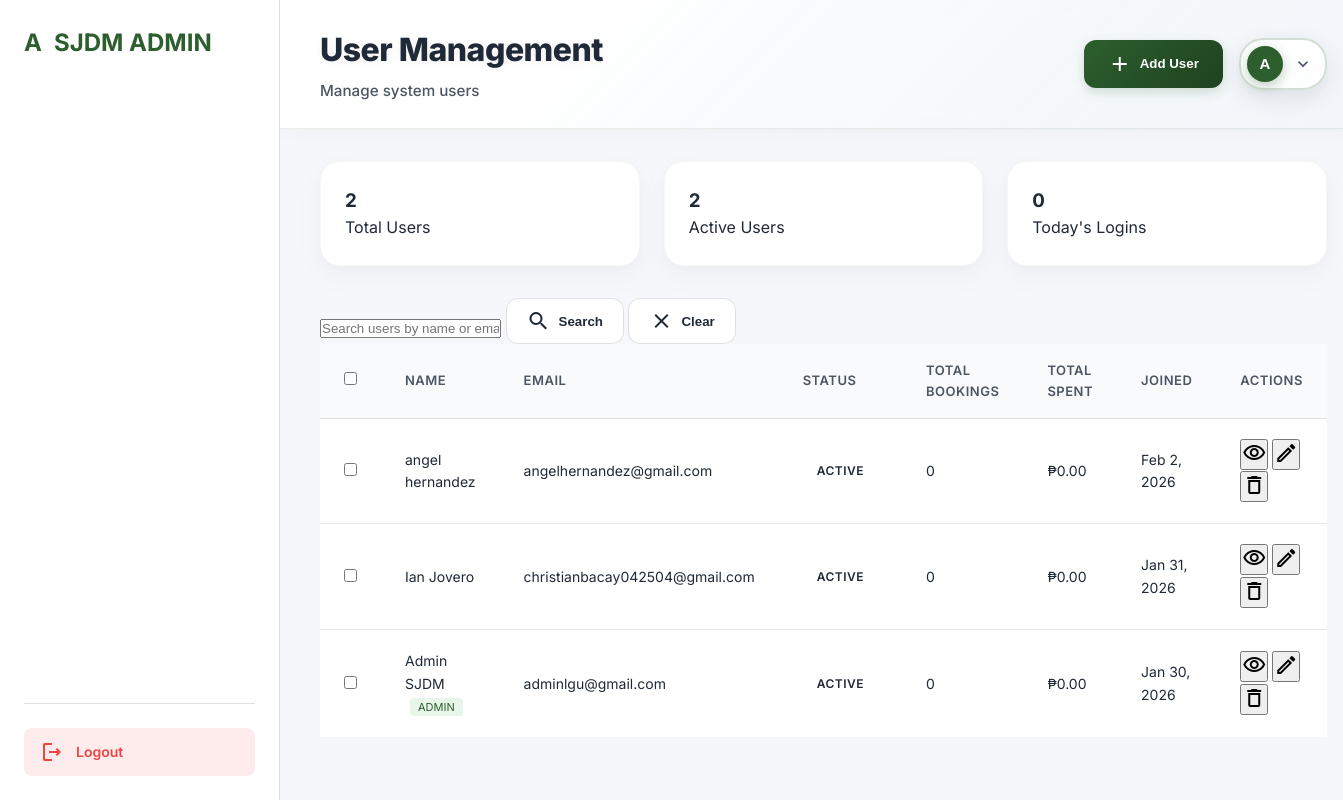
The page /admin/user-management.php (signed in) on the database as committed earlier.
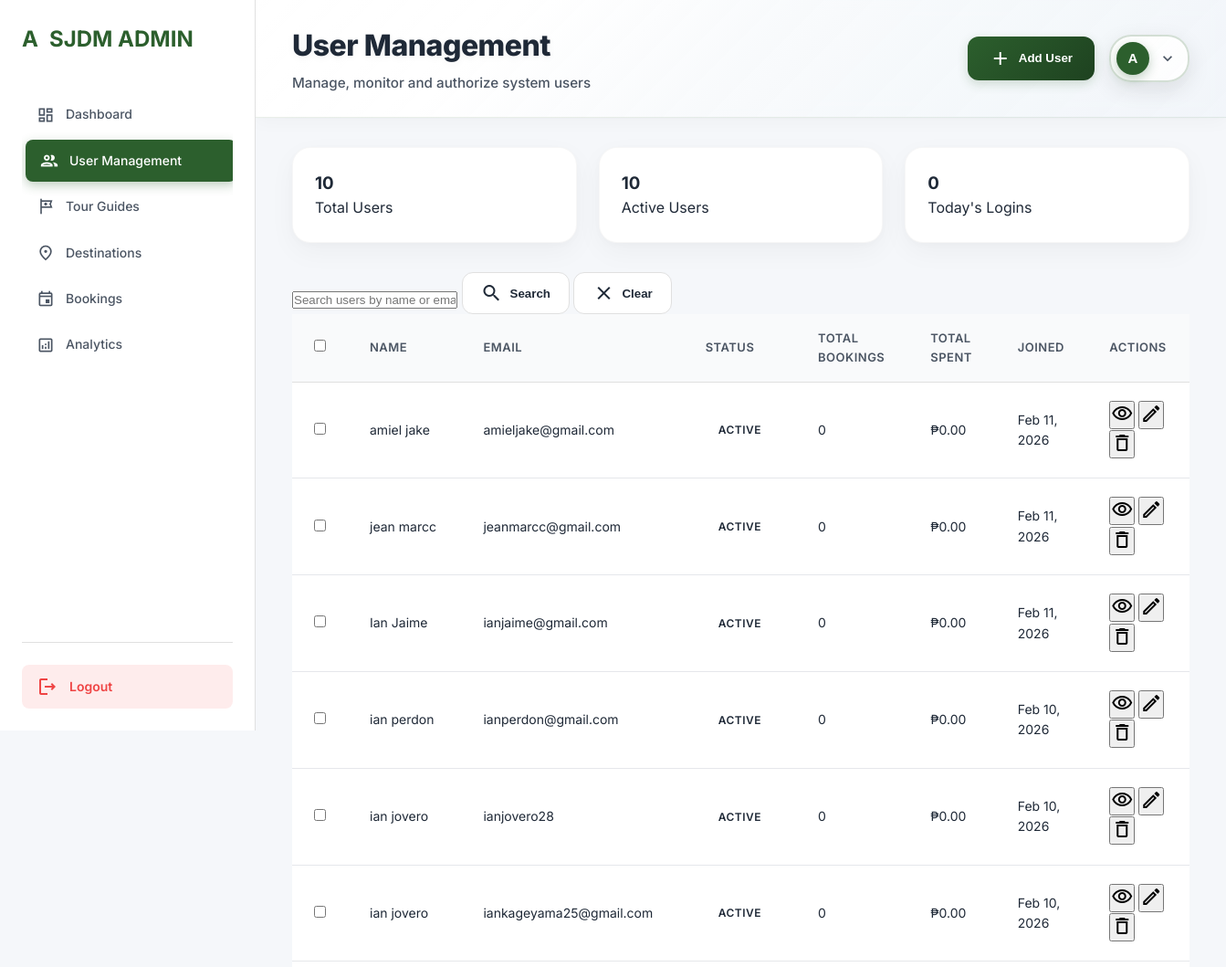
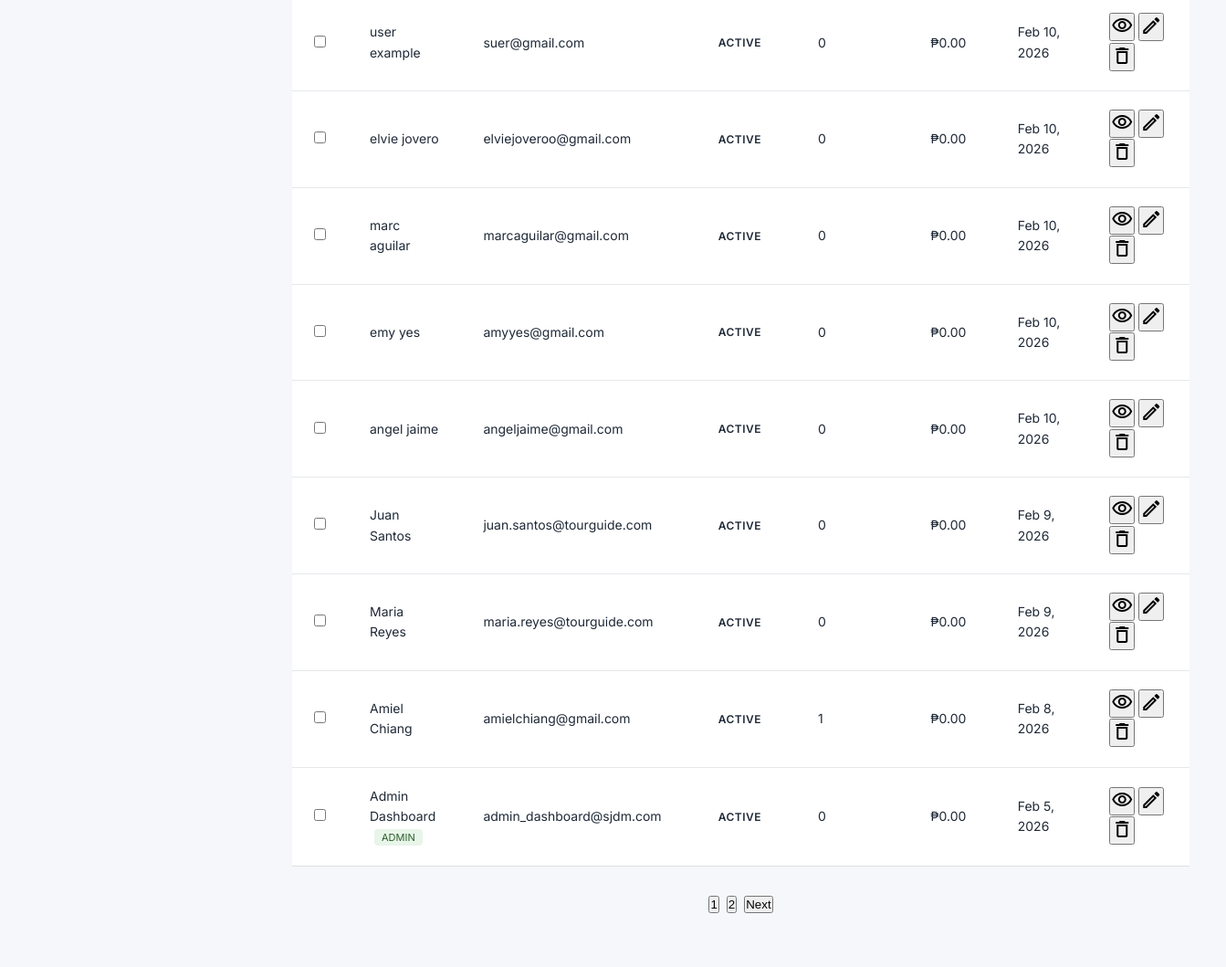
The same page on the database as committed later (2 pictures, top to bottom).
### tables this page shows
CREATE TABLE `users` (
  `id` int(11) NOT NULL,
  `first_name` varchar(50) NOT NULL,
  `last_name` varchar(50) NOT NULL,
  `email` varchar(100) NOT NULL,
  `password` varchar(255) NOT NULL,
  `user_type` enum('user','admin','tour_guide') DEFAULT 'user',
  `status` enum('active','inactive','suspended') DEFAULT 'active',
  `created_at` timestamp NOT NULL DEFAULT current_timestamp(),
  `updated_at` timestamp NOT NULL DEFAULT current_timestamp() ON UPDATE current_timestamp(),
  `last_login` timestamp NULL DEFAULT NULL,
  `preferences_set` tinyint(1) DEFAULT 0
);

CREATE TABLE `admin_menu_items` (
  `id` int(11) NOT NULL,
  `menu_name` varchar(100) NOT NULL,
  `menu_icon` varchar(50) DEFAULT NULL,
  `menu_url` varchar(200) NOT NULL,
  `display_order` int(11) DEFAULT 0,
  `is_active` tinyint(1) DEFAULT 1,
  `parent_id` int(11) DEFAULT 0,
  `created_at` timestamp NOT NULL DEFAULT current_timestamp(),
  `updated_at` timestamp NOT NULL DEFAULT current_timestamp() ON UPDATE current_timestamp()
);

### config/auth.php (called while the page is built, shortened)
<?php
function getCurrentUserId() {
    return isset($_SESSION['user_id']) ? $_SESSION['user_id'] : null;
}
function getCurrentUser() {
    $conn = getDatabaseConnection();
    $userId = getCurrentUserId();
    $stmt = $conn->prepare("SELECT id, first_name, last_name, email, user_type, status FROM users WHERE id = ?");
    $stmt->bind_param("i", $userId);
    $stmt->execute();
    $result = $stmt->get_result();
    $user = $result->fetch_assoc();
    return $user;
}
?>

### admin/user-management.php (the view, shortened to what the changed rows need)
<?php
require_once __DIR__ . '/../config/auth.php';
function getAdminConnection()
{
    return getDatabaseConnection();
}
function initAdminAuth()
{
    return getCurrentUser();
}
function getUsersList($conn, $page = 1, $limit = 15, $search = '')
{
    $offset = ($page - 1) * $limit;
    $search = $conn->real_escape_string($search);
    $usersQuery = "SELECT u.*, a.admin_mark,
                   (SELECT COUNT(*) FROM bookings WHERE user_id = u.id) as total_bookings,
                   (SELECT SUM(total_amount) FROM bookings WHERE user_id = u.id AND status = 'completed') as total_spent
                   FROM users u
                   LEFT JOIN admin_users a ON u.id = a.user_id WHERE 1=1";
    $usersQuery .= " ORDER BY u.created_at DESC LIMIT $limit OFFSET $offset";
    $usersResult = $conn->query($usersQuery);
    $countQuery = "SELECT COUNT(*) as total FROM users WHERE 1=1";
    $countResult = $conn->query($countQuery);
    $totalCount = $countResult->fetch_assoc()['total'];
    $totalPages = ceil($totalCount / $limit);
    $users = [];
    while ($row = $usersResult->fetch_assoc()) {
        $users[] = $row;
    }
    return [
        'users' => $users,
        'pagination' => [
            'current_page' => $page,
            'total_pages' => $totalPages,
            'total_count' => $totalCount,
            'limit' => $limit
        ]
    ];
}
function getAdminStats($conn)
{
    $stats = [];
    $result = $conn->query("SELECT COUNT(*) as total FROM users WHERE user_type = 'user'");
    $stats['totalUsers'] = $result->fetch_assoc()['total'];
    $result = $conn->query("SELECT COUNT(*) as total FROM users WHERE user_type = 'user' AND status = 'active'");
    $stats['activeUsers'] = $result->fetch_assoc()['total'];
    $result = $conn->query("SELECT COUNT(*) as total FROM bookings");
    $stats['totalBookings'] = $result->fetch_assoc()['total'];
    $result = $conn->query("SELECT COUNT(DISTINCT user_id) as total FROM login_activity WHERE DATE(login_time) = CURDATE() AND status = 'success'");
    $stats['todayLogins'] = $result->fetch_assoc()['total'];
    $result = $conn->query("SELECT COUNT(*) as total FROM tour_guides");
    $stats['totalGuides'] = $result->fetch_assoc()['total'];
    $result = $conn->query("SELECT COUNT(*) as total FROM tourist_spots");
    $stats['totalDestinations'] = $result->fetch_assoc()['total'];
    return $stats;
}
$currentUser = initAdminAuth();
$conn = getAdminConnection();
$umSettings = [];
$result = $conn->query("SELECT setting_key, setting_value FROM user_management_settings");
if ($result) {
    while ($row = $result->fetch_assoc()) {
        $umSettings[$row['setting_key']] = $row['setting_value'];
    }
}
$moduleTitle = $umSettings['module_title'] ?? 'User Management';
$moduleSubtitle = $umSettings['module_subtitle'] ?? 'Manage system users';
$menuItems = [];
$result = $conn->query("SELECT * FROM admin_menu_items WHERE is_active = 1 ORDER BY display_order ASC");
if ($result) {
    while ($row = $result->fetch_assoc()) {
        $menuItems[] = $row;
    }
}
$page = isset($_GET['page']) ? max(1, intval($_GET['page'])) : 1;
$limit = intval($umSettings['default_user_limit'] ?? 15);
$search = isset($_GET['search']) ? $conn->real_escape_string($_GET['search']) : '';
$usersData = getUsersList($conn, $page, $limit, $search);
$users = $usersData['users'];
$pagination = $usersData['pagination'];
$stats = getAdminStats($conn);
?>
<!DOCTYPE html>
<html lang="en">
<head>
    <link rel="stylesheet" href="admin-styles.css">
</head>
<body>
    <div class="admin-container">
        <aside class="sidebar">
            <nav class="sidebar-nav">
                <?php foreach ($menuItems as $item):
                    if (stripos($item['menu_name'], 'hotels') !== false || stripos($item['menu_url'], 'hotels') !== false ||
                        stripos($item['menu_name'], 'settings') !== false || stripos($item['menu_url'], 'settings') !== false ||
                        stripos($item['menu_name'], 'reports') !== false || stripos($item['menu_url'], 'reports') !== false) {
                        continue;
                    }
                    $isActive = basename($_SERVER['PHP_SELF']) == $item['menu_url'] ? 'active' : '';
                    ?>
                    <a href="<?php echo $item['menu_url']; ?>" class="nav-item <?php echo $isActive; ?>">
                        <span class="material-icons-outlined"><?php echo $item['menu_icon']; ?></span>
                        <span><?php echo $item['menu_name']; ?></span>
                    </a>
                <?php endforeach; ?>
            </nav>
        </aside>
        <main class="main-content">
            <header class="top-bar">
                <div class="page-title">
                    <h1><?php echo $moduleTitle; ?></h1>
                    <p><?php echo $moduleSubtitle; ?></p>
                </div>
            </header>
            <div class="content-area">
                <div class="stats-grid">
                    <div class="stat-card">
                        <h3><?php echo $stats['totalUsers']; ?></h3>
                        <p>Total Users</p>
                    </div>
                    <div class="stat-card">
                        <h3><?php echo $stats['activeUsers']; ?></h3>
                        <p>Active Users</p>
                    </div>
                </div>
                <div class="table-container">
                    <table class="data-table">
                        <thead>
                            <tr>
                                <th>
                                    <input type="checkbox" id="selectAll" onchange="toggleSelectAll()">
                                </th>
                                <th>Name</th>
                                <th>Email</th>
                                <th>Status</th>
                                <th>Total Bookings</th>
                                <th>Total Spent</th>
                                <th>Joined</th>
                                <th>Actions</th>
                            </tr>
                        </thead>
                        <tbody>
                            <?php foreach ($users as $user): ?>
                                <tr>
                                    <td>
                                        <input type="checkbox" class="user-checkbox" value="<?php echo $user['id']; ?>">
                                    </td>
                                    <td><?php echo htmlspecialchars($user['first_name'] . ' ' . $user['last_name']); ?>
                                        <?php if ($user['user_type'] == 'admin'): ?>
                                            <span class="badge" style="background: var(--primary-light); color: var(--primary); padding: 2px 8px; border-radius: 4px; font-size: 11px; margin-left: 5px;">ADMIN</span>
                                        <?php endif; ?>
                                    </td>
                                    <td><?php echo htmlspecialchars($user['email']); ?></td>
                                    <td>
                                        <span class="status-badge status-<?php echo $user['status']; ?>">
                                            <?php echo ucfirst($user['status']); ?>
                                        </span>
                                    </td>
                                    <td><?php echo $user['total_bookings']; ?></td>
                                    <td>₱<?php echo number_format($user['total_spent'] ?? 0, 2); ?></td>
                                    <td><?php echo date('M j, Y', strtotime($user['created_at'])); ?></td>
                                    <td>
                                        <div class="action-buttons">
                                            <button class="btn-icon" onclick="viewUser(<?php echo $user['id']; ?>)"
                                                title="View">
                                                <span class="material-icons-outlined">visibility</span>
                                            </button>
                                            <button class="btn-icon" onclick="editUser(<?php echo $user['id']; ?>)"
                                                title="Edit">
                                                <span class="material-icons-outlined">edit</span>
                                            </button>
                                            <button class="btn-icon" onclick="deleteUser(<?php echo $user['id']; ?>)"
                                                title="Delete">
                                                <span class="material-icons-outlined">delete</span>
                                            </button>
                                        </div>
                                    </td>
                                </tr>
                            <?php endforeach; ?>
                        </tbody>
                    </table>
                </div>
                <?php if ($pagination['total_pages'] > 1): ?>
                    <div class="pagination">
                        <?php for ($i = 1; $i <= $pagination['total_pages']; $i++): ?>
                            <button onclick="goToPage(<?php echo $i; ?>)" <?php echo $i == $pagination['current_page'] ? 'class="active"' : ''; ?>>
                                <?php echo $i; ?>
                            </button>
                        <?php endfor; ?>
                        <?php if ($pagination['current_page'] < $pagination['total_pages']): ?>
                            <button onclick="goToPage(<?php echo $pagination['current_page'] + 1; ?>)">Next</button>
                        <?php endif; ?>
                    </div>
                <?php endif; ?>
            </div>
        </main>
    </div>
</body>
</html>

Rows that differ between the two databases and show on the page:
no longer on this page (row edited): users: first_name+last_name "angel hernandez", email "angelhernandez@gmail.com", status "ACTIVE", total_bookings "0", total_spent "0.00", created_at "Feb 2, 2026"
no longer on this page (row edited): users: first_name+last_name "Ian Jovero", email "christianbacay042504@gmail.com", status "ACTIVE", total_bookings "0", total_spent "0.00", created_at "Jan 31, 2026"
no longer on this page (row edited): users: first_name+last_name "Admin SJDM", user_type "ADMIN", email "adminlgu@gmail.com", status "ACTIVE", total_bookings "0", total_spent "0.00", created_at "Jan 30, 2026"
added admin_menu_items: menu_name "Dashboard"
added admin_menu_items: menu_name "User Management"
added admin_menu_items: menu_name "Tour Guides"
added admin_menu_items: menu_name "Destinations"
added admin_menu_items: menu_name "Bookings"
added admin_menu_items: menu_name "Analytics"
added users: first_name+last_name "amiel jake", email "amieljake@gmail.com", status "ACTIVE", total_bookings "0", total_spent "0.00", created_at "Feb 11, 2026"
added users: first_name+last_name "jean marcc", email "jeanmarcc@gmail.com", status "ACTIVE", total_bookings "0", total_spent "0.00", created_at "Feb 11, 2026"
added users: first_name+last_name "Ian Jaime", email "ianjaime@gmail.com", status "ACTIVE", total_bookings "0", total_spent "0.00", created_at "Feb 11, 2026"
added users: first_name+last_name "ian perdon", email "ianperdon@gmail.com", status "ACTIVE", total_bookings "0", total_spent "0.00", created_at "Feb 10, 2026"
added users: first_name+last_name "ian jovero", email "ianjovero28", status "ACTIVE", total_bookings "0", total_spent "0.00", created_at "Feb 10, 2026"
added users: first_name+last_name "ian jovero", email "iankageyama25@gmail.com", status "ACTIVE", total_bookings "0", total_spent "0.00", created_at "Feb 10, 2026"
added users: first_name+last_name "user example", email "suer@gmail.com", status "ACTIVE", total_bookings "0", total_spent "0.00", created_at "Feb 10, 2026"
added users: first_name+last_name "elvie jovero", email "elviejoveroo@gmail.com", status "ACTIVE", total_bookings "0", total_spent "0.00", created_at "Feb 10, 2026"
added users: first_name+last_name "marc aguilar", email "marcaguilar@gmail.com", status "ACTIVE", total_bookings "0", total_spent "0.00", created_at "Feb 10, 2026"
added users: first_name+last_name "emy yes", email "amyyes@gmail.com", status "ACTIVE", total_bookings "0", total_spent "0.00", created_at "Feb 10, 2026"
added users: first_name+last_name "angel jaime", email "angeljaime@gmail.com", status "ACTIVE", total_bookings "0", total_spent "0.00", created_at "Feb 10, 2026"
added users: first_name+last_name "Juan Santos", email "juan.santos@tourguide.com", status "ACTIVE", total_bookings "0", total_spent "0.00", created_at "Feb 9, 2026"
added users: first_name+last_name "Maria Reyes", email "maria.reyes@tourguide.com", status "ACTIVE", total_bookings "0", total_spent "0.00", created_at "Feb 9, 2026"
added users: first_name+last_name "Amiel Chiang", email "amielchiang@gmail.com", status "ACTIVE", total_bookings "1", total_spent "0.00", created_at "Feb 8, 2026"
added users: first_name+last_name "Admin Dashboard", user_type "ADMIN", email "admin_dashboard@sjdm.com", status "ACTIVE", total_bookings "0", total_spent "0.00", created_at "Feb 5, 2026"
Other text that changed with them:
$moduleSubtitle: "Manage system users" → "Manage, monitor and authorize system users"
$stats['totalUsers']: "2" → "10"
$stats['activeUsers']: "2" → "10"
new list line: "1"
new list line: "2"
text now shown: "Next"
